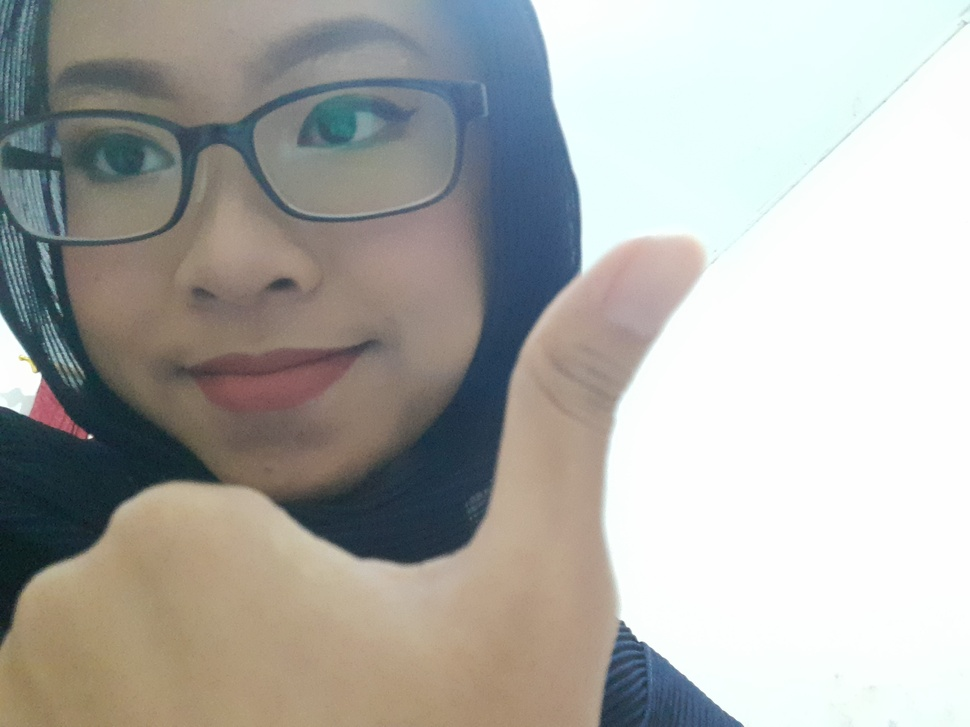
#> input picture nomor-1/selfie.jpeg, 970 x 727 px, shrunk from 3408 x 2556 before the run, found by its file name
$ python kompresi_jpeg.py
#> lines starting #> are read from the running program, lines starting #| are printed output that depends on the picture
import cv2
import numpy as np
import matplotlib.pyplot as plt

# 1. Load gambar selfie dan convert ke grayscale
img = cv2.imread("nomor-1/selfie.jpeg", cv2.IMREAD_GRAYSCALE)
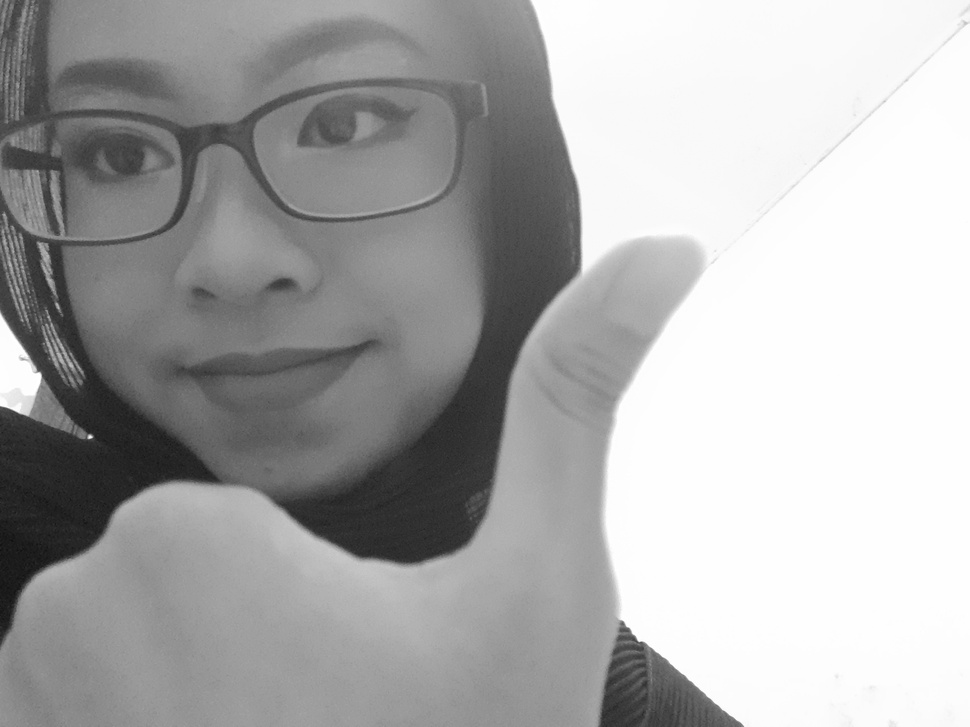
#> img: shape (727, 970); min 14, max 255, mean 171.3

# 2. Ambil satu blok 8x8 pertama
block = img[0:8, 0:8].astype(np.float32) - 128

# 3. DCT (Discrete Cosine Transform)
dct = cv2.dct(block)

# 4. Kuantisasi (pakai matrix standar JPEG)
Q = np.array([
    [16,11,10,16,24,40,51,61],
    [12,12,14,19,26,58,60,55],
    [14,13,16,24,40,57,69,56],
    [14,17,22,29,51,87,80,62],
    [18,22,37,56,68,109,103,77],
    [24,35,55,64,81,104,113,92],
    [49,64,78,87,103,121,120,101],
    [72,92,95,98,112,100,103,99]
])
quantized = np.round(dct / Q)

# 5. Dekompresi: dekuantisasi + inverse DCT
dequantized = quantized * Q
idct = cv2.idct(dequantized) + 128

# 6. Tampilkan perbandingan blok asli dan hasil decoding
plt.figure(figsize=(10, 4))
plt.subplot(1, 2, 1)
plt.imshow(block + 128, cmap='gray')
plt.title("Original Block")
plt.subplot(1, 2, 2)
plt.imshow(idct, cmap='gray')
plt.title("Decoded Block")
plt.show()
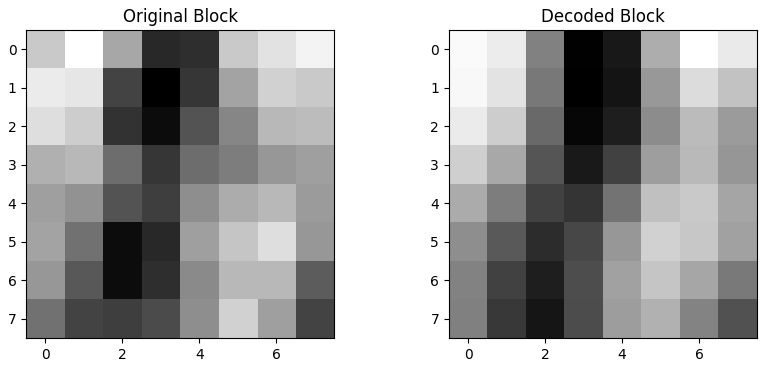
#> figure drawn by matplotlib, 2 panels
